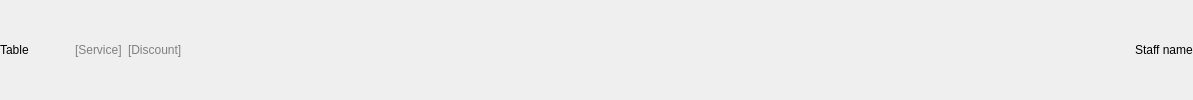
    <widget class="QWidget" name="widget_12" native="true">
     <property name="focusPolicy">
      <enum>Qt::NoFocus</enum>
     </property>
     <layout class="QHBoxLayout" name="horizontalLayout">
      <property name="leftMargin">
       <number>0</number>
      </property>
      <property name="topMargin">
       <number>0</number>
      </property>
      <property name="rightMargin">
       <number>0</number>
      </property>
      <property name="bottomMargin">
       <number>0</number>
      </property>
      <item>
       <widget class="QLabel" name="lbTable">
        <property name="focusPolicy">
         <enum>Qt::NoFocus</enum>
        </property>
        <property name="text">
         <string>Table</string>
        </property>
       </widget>
      </item>
      <item>
       <spacer name="horizontalSpacer_2">
        <property name="focusPolicy">
         <enum>Qt::NoFocus</enum>
        </property>
        <property name="orientation">
         <enum>Qt::Horizontal</enum>
        </property>
        <property name="sizeHint" stdset="0">
         <size>
          <width>40</width>
          <height>20</height>
         </size>
        </property>
       </spacer>
      </item>
      <item>
       <widget class="QLabel" name="lbService">
        <property name="enabled">
         <bool>false</bool>
        </property>
        <property name="focusPolicy">
         <enum>Qt::NoFocus</enum>
        </property>
        <property name="styleSheet">
         <string notr="true">QLabel:disabled {color:gray;}
QLabel{color:maroon;}
</string>
        </property>
        <property name="text">
         <string>[Service]</string>
        </property>
       </widget>
      </item>
      <item>
       <widget class="QLabel" name="label_3">
        <property name="enabled">
         <bool>false</bool>
        </property>
        <property name="focusPolicy">
         <enum>Qt::NoFocus</enum>
        </property>
        <property name="styleSheet">
         <string notr="true">QLabel:disabled {color:gray;}
QLabel {color:green;}
</string>
        </property>
        <property name="text">
         <string>[Discount]</string>
        </property>
       </widget>
      </item>
      <item>
       <spacer name="horizontalSpacer">
        <property name="focusPolicy">
         <enum>Qt::NoFocus</enum>
        </property>
        <property name="orientation">
         <enum>Qt::Horizontal</enum>
        </property>
        <property name="sizeHint" stdset="0">
         <size>
          <width>947</width>
          <height>20</height>
         </size>
        </property>
       </spacer>
      </item>
      <item>
       <widget class="QLabel" name="lbStaffName">
        <property name="focusPolicy">
         <enum>Qt::NoFocus</enum>
        </property>
        <property name="text">
         <string>Staff name</string>
        </property>
       </widget>
      </item>
     </layout>
    </widget>
